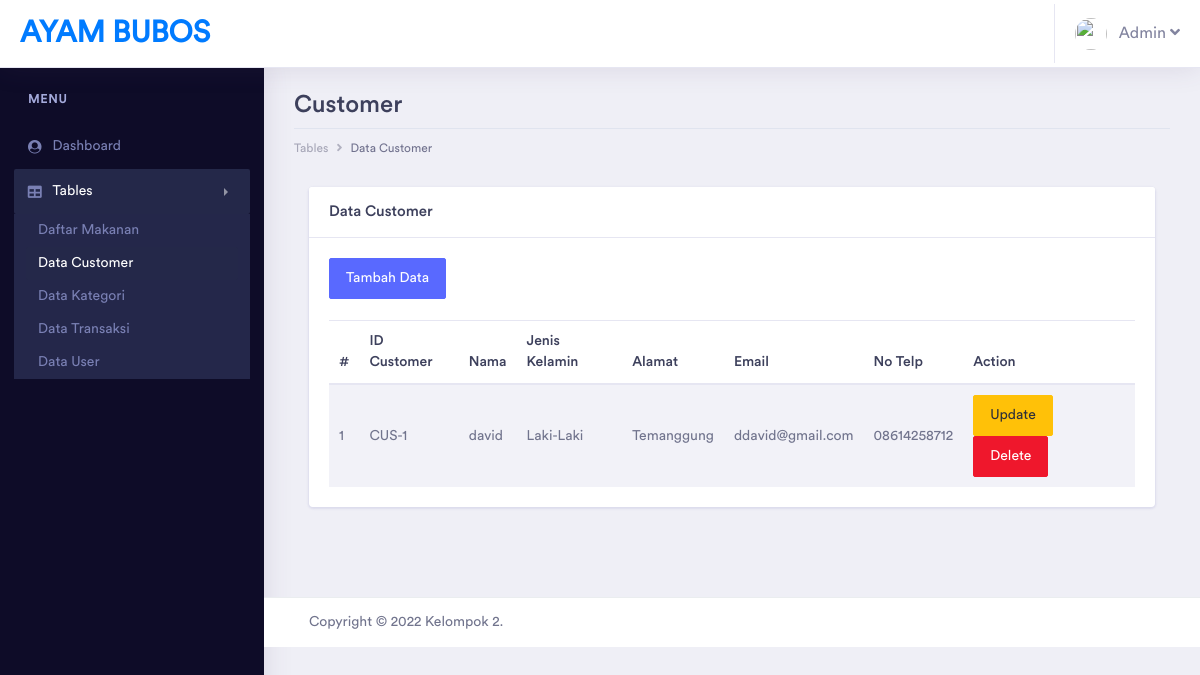
The page /admin/pages/tables/customer/table_customer.php (signed in) on the database its author committed.
### tables this page shows
CREATE TABLE `customer` (
  `id_customer` varchar(20) NOT NULL,
  `nama_customer` varchar(100) NOT NULL,
  `jk_customer` enum('Laki-Laki','Perempuan') NOT NULL,
  `alamat_customer` varchar(200) NOT NULL,
  `email_customer` varchar(100) NOT NULL,
  `telp_customer` varchar(20) NOT NULL,
  `deleted` tinyint(1) NOT NULL
);

### admin/pages/tables/customer/table_customer.php (the view, shortened to what this page needs)
<?php
include '../../../../koneksi/connection.php';
?>
<?php
if(!$_SESSION['username'] && !$_SESSION['password'] && $_SESSION['tipe_user'] != "Admin")
{
    echo "
		<script type='text/javascript'>
		alert('Anda harus login terlebih dahulu!')
		window.location='../../../index.php';
		</script>";
}
else
{
?>
<!doctype html>
<html lang="en">
<head>
    <link rel="stylesheet" href="../../../assets/vendor/bootstrap/css/bootstrap.min.css">
    <link href="../../../assets/vendor/fonts/circular-std/style.css" rel="stylesheet">
    <link rel="stylesheet" href="../../../assets/libs/css/style.css">
    <link rel="stylesheet" href="../../../assets/vendor/fonts/fontawesome/css/fontawesome-all.css">
    <link rel="stylesheet" href="../../../assets/vendor/charts/chartist-bundle/chartist.css">
    <link rel="stylesheet" href="../../../assets/vendor/charts/morris-bundle/morris.css">
    <link rel="stylesheet" href="../../../assets/vendor/fonts/material-design-iconic-font/css/materialdesignicons.min.css">
    <link rel="stylesheet" href="../../../assets/vendor/charts/c3charts/c3.css">
    <link rel="stylesheet" href="../../../assets/vendor/fonts/flag-icon-css/flag-icon.min.css">
</head>
<body>
    <div class="dashboard-main-wrapper">
        <div class="dashboard-header">
            <nav class="navbar navbar-expand-lg bg-white fixed-top">
                <a class="navbar-brand" href="../../../dashboard.php">Ayam Bubos</a>
                <div class="collapse navbar-collapse " id="navbarSupportedContent">
                    <ul class="navbar-nav ml-auto navbar-right-top">
                        <li class="nav-item dropdown nav-user">
                            <a class="nav-link nav-user-img" href="#" id="navbarDropdownMenuLink2" data-toggle="dropdown"
                                aria-haspopup="true" aria-expanded="false"><img src="../../../assets/images/avatar-1.jpg"
                                    alt="" class="user-avatar-md rounded-circle">&nbsp;&nbsp;&nbsp;Admin <i class="fas fa-angle-down"></i></a>
                        </li>
                    </ul>
                </div>
            </nav>
        </div>
        <div class="nav-left-sidebar sidebar-dark">
            <div class="menu-list">
                <nav class="navbar navbar-expand-lg navbar-light">
                    <div class="collapse navbar-collapse" id="navbarNav">
                        <ul class="navbar-nav flex-column">
                            <li class="nav-divider">
                                Menu
                            </li>
                            <li class="nav-item ">
                                <a class="nav-link" href="../../../dashboard.php" aria-expanded="false" data-target="#submenu-1"
                                    aria-controls="submenu-1"><i class="fa fa-fw fa-user-circle"></i>Dashboard
                                    <span class="badge badge-success">6</span></a>
                            </li>
                            <li class="nav-item">
                                <a class="nav-link active" href="#" data-toggle="collapse" aria-expanded="false"
                                    data-target="#submenu-5" aria-controls="submenu-5"><i class="fas fa-fw fa-table"></i>Tables</a>
                                <div id="submenu-5" class="collapse submenu show">
                                    <ul class="nav flex-column">
                                        <li class="nav-item">
                                            <a class="nav-link" href="../makanan/hal_makanan.php">Daftar Makanan</a>
                                        </li>
                                        <li class="nav-item">
                                            <a class="nav-link active" href="table_customer.php">Data Customer</a>
                                        </li>
                                        <li class="nav-item">
                                            <a class="nav-link" href="../kategori/table_kategori.php">Data Kategori</a>
                                        </li>
                                        <li class="nav-item">
                                            <a class="nav-link" href="../transaksi/table_transaksi.php">Data Transaksi</a>
                                        </li>
                                        <li class="nav-item">
                                            <a class="nav-link" href="../user/table_user.php">Data User</a>
                                        </li>
                                    </ul>
                                </div>
                            </li>
                        </ul>
                    </div>
                </nav>
            </div>
        </div>
        <div class="dashboard-wrapper">
            <div class="dashboard-ecommerce">
                <div class="container-fluid dashboard-content ">
                    <div class="row">
                        <div class="col-xl-12 col-lg-12 col-md-12 col-sm-12 col-12">
                            <div class="page-header">
                                <h2 class="pageheader-title">Customer</h2>
                                <div class="page-breadcrumb">
                                    <nav aria-label="breadcrumb">
                                        <ol class="breadcrumb">
                                            <li class="breadcrumb-item"><a href="#" class="breadcrumb-link">Tables</a></li>
                                            <li class="breadcrumb-item active" aria-current="page">Data Customer</li>
                                        </ol>
                                    </nav>
                                </div>
                            </div>
                        </div>
                    </div>
                    <div class="col-xl-12">
                        <div class="card">
                            <h5 class="card-header">Data Customer</h5>
                            <div class="card-body">
                                <a href="form_customer.php" class="btn btn-primary">Tambah Data</a>
                                <br><br>
                                <table class="table table-striped">
                                    <thead>
                                        <tr>
                                            <th>#</th>
                                            <th>ID Customer</th>
                                            <th>Nama</th>
                                            <th>Jenis Kelamin</th>
                                            <th>Alamat</th>
                                            <th>Email</th>
                                            <th>No Telp</th>
                                            <th>Action</th>
                                        </tr>
                                    </thead>
                                    <tbody>
                                        <?php
                                            $query = "SELECT * FROM customer where deleted=0";
                                            $result = mysqli_query($con, $query);
                                            if (mysqli_num_rows($result) > 0)
                                            {
                                                $index = 1;
                                                while($row = mysqli_fetch_assoc($result))
                                                {
                                                    $id_customer = $row['id_customer'];
                                                    echo "
                                                    <tr>
                                                        <td>" . $index++ . "</td>
                                                        <td>" . $row["id_customer"] . "</td>
                                                        <td>" . $row["nama_customer"] . "</td>
                                                        <td>" . $row["jk_customer"] . "</td>
                                                        <td>" . $row["alamat_customer"] . "</td>
                                                        <td>" . $row["email_customer"] . "</td>
                                                        <td>" . $row["telp_customer"] . "</td>
                                                        <td>
                                                            <a href='form_edit_customer.php?id_customer=$id_customer' class='btn btn-warning'>Update</a>
                                                            <a href='process/delete_customer.php?id_customer=$id_customer' class='btn btn-danger'>Delete</a>
                                                        </td>
                                                    </tr>
                                                    ";
                                                }
                                            }
                                            ?>
                                    </tbody>
                                </table>
                            </div>
                        </div>
                    </div>
                </div>
            </div>
            <div class="footer">
                <div class="container-fluid">
                    <div class="row">
                        <div class="col-xl-6 col-lg-6 col-md-6 col-sm-12 col-12">
                            Copyright © 2022 Kelompok 2.
                        </div>
                        <div class="col-xl-6 col-lg-6 col-md-6 col-sm-12 col-12">
                        </div>
                    </div>
                </div>
            </div>
        </div>
    </div>
</body>
</html>
<?php } ?>

### rows shown on the page
customer: id_customer "CUS-1", nama_customer "david", jk_customer "Laki-Laki", alamat_customer "Temanggung", email_customer "ddavid@gmail.com", telp_customer "08614258712"
